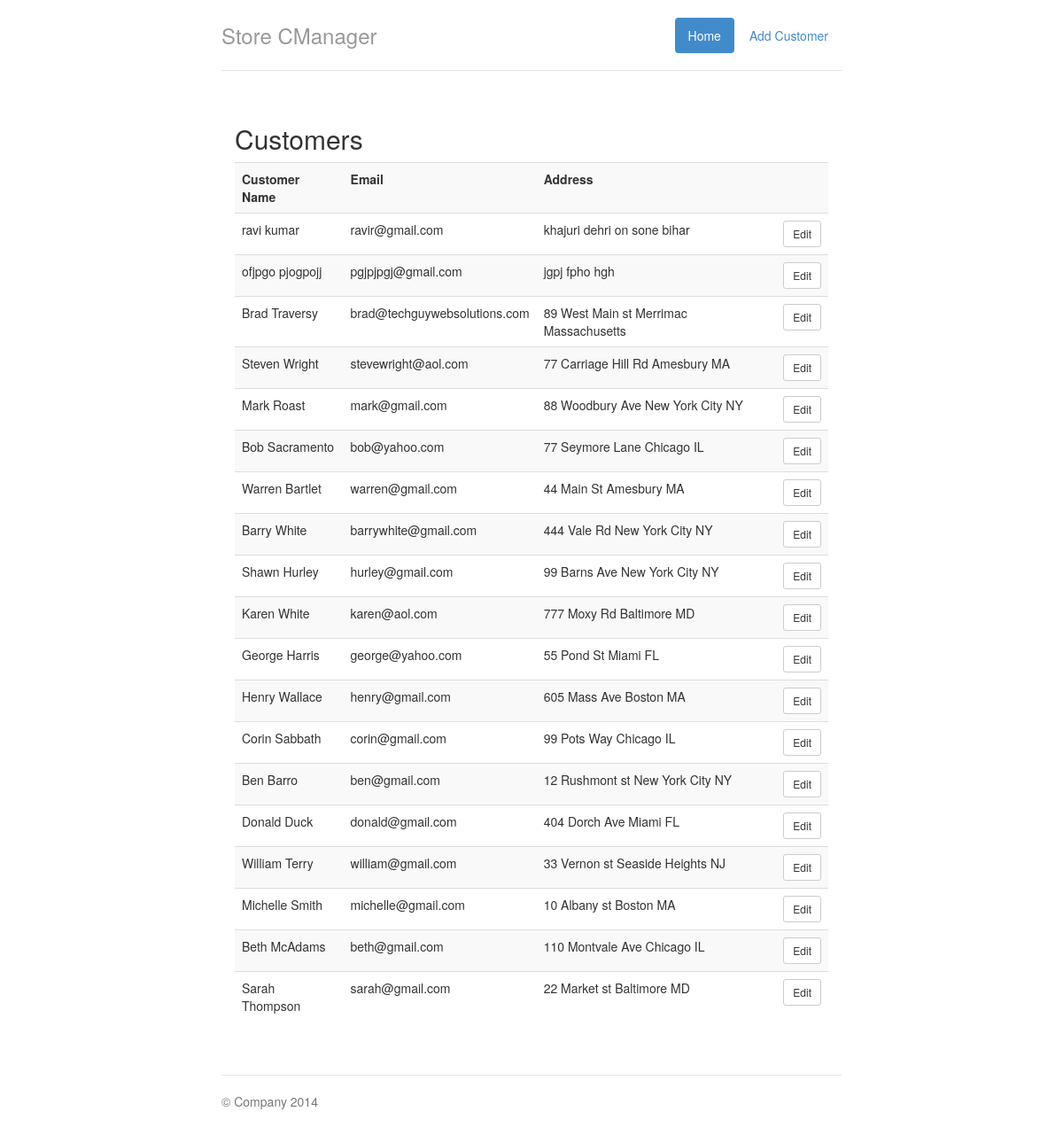
The page / on the database its author committed.
### tables this page shows
CREATE TABLE `customer_addresses` (
  `id` int(11) NOT NULL,
  `customer` int(11) NOT NULL,
  `address` varchar(200) NOT NULL,
  `address2` varchar(200) NOT NULL,
  `city` varchar(100) NOT NULL,
  `state` varchar(100) NOT NULL,
  `zipcode` varchar(100) NOT NULL
);

CREATE TABLE `customers` (
  `id` int(11) NOT NULL,
  `first_name` varchar(100) NOT NULL,
  `last_name` varchar(100) NOT NULL,
  `email` varchar(150) NOT NULL,
  `password` varchar(100) NOT NULL,
  `avatar` varchar(150) NOT NULL,
  `join_date` timestamp NOT NULL DEFAULT current_timestamp()
);

### index.php (the view, shortened to what this page needs)
<?php include('includes/database.php'); ?>
<?php
	$query ="SELECT
			 customers.id,
			 customers.first_name,
			 customers.last_name,
			 customers.email,
			 customer_addresses.address,
			 customer_addresses.city,
			 customer_addresses.state,
			 customer_addresses.zipcode
			 FROM customers
			 INNER JOIN customer_addresses
			 ON customer_addresses.customer=customers.id
			 ORDER BY join_date DESC";
	$result = $mysqli->query($query) or die($mysqli->error.__LINE__);
?>
<!DOCTYPE html>
<html lang="en">
  <head>
    <link href="css/bootstrap.min.css" rel="stylesheet">
    <link href="css/jumbotron-narrow.css" rel="stylesheet">
  </head>
  <body>
    <div class="container">
      <div class="header">
        <ul class="nav nav-pills pull-right">
          <li class="active"><a href="index.php">Home</a></li>
          <li><a href="add_customer.php">Add Customer</a></li>
        </ul>
        <h3 class="text-muted">Store CManager</h3>
      </div>
      <div class="row marketing">
        <div class="col-lg-12">
         <h2>Customers</h2>
		 <table class="table table-striped">
			<tr>
				<th>Customer Name</th>
				<th>Email</th>
				<th>Address</th>
				<th></th>
			</tr>
			<?php
				if($result->num_rows > 0) {
				while($row = $result->fetch_assoc()){
					$output ='<tr>';
					$output .='<td>'.$row['first_name'].' '.$row['last_name'].'</td>';
					$output .='<td>'.$row['email'].'</td>';
					$output .='<td>'.$row['address'].' '.$row['city'].' '.$row['state'].'</td>';
					$output .='<td><a href="edit_customer.php?id='.$row['id'].'" class="btn btn-default btn-sm">Edit</a></td>';
					$output .='</tr>';
					echo $output;
				}
			} else {
				echo "Sorry, no customers were found";
			}
			?>
		</table>
        </div>
      </div>
      <div class="footer">
        <p>&copy; Company 2014</p>
      </div>
    </div>
  </body>
</html>

### css/jumbotron-narrow.css (style rules this page uses)
body { padding-top: 20px; padding-bottom: 20px; }
.header, .marketing, .footer { padding-right: 15px; padding-left: 15px; }
.header { border-bottom: 1px solid #e5e5e5; }
.header h3 { padding-bottom: 19px; margin-top: 0; margin-bottom: 0; line-height: 40px; }
.footer { padding-top: 19px; color: #777; border-top: 1px solid #e5e5e5; }
@media (min-width: 768px) { .container { max-width: 730px; } }
.marketing { margin: 40px 0; }
@media screen and (min-width: 768px) { .header, .marketing, .footer { padding-right: 0; padding-left: 0; } }
@media screen and (min-width: 768px) { .header { margin-bottom: 30px; } }

### rows shown on the page
customer_addresses: customer.first_name "ravi", customer.last_name "kumar", customer.email "ravir@gmail.com", address "khajuri", city "dehri on sone", state "bihar"
customer_addresses: customer.first_name "ofjpgo", customer.last_name "pjogpojj", customer.email "pgjpjpgj@gmail.com", address "jgpj", city "fpho", state "hgh"
customer_addresses: customer.first_name "Brad", customer.last_name "Traversy", customer.email "brad@techguywebsolutions.com", address "89 West Main st", city "Merrimac", state "Massachusetts"
customer_addresses: customer.first_name "Steven", customer.last_name "Wright", customer.email "stevewright@aol.com", address "77 Carriage Hill Rd", city "Amesbury", state "MA"
customer_addresses: customer.first_name "Mark", customer.last_name "Roast", customer.email "mark@gmail.com", address "88 Woodbury Ave", city "New York City", state "NY"
customer_addresses: customer.first_name "Bob", customer.last_name "Sacramento", customer.email "bob@yahoo.com", address "77 Seymore Lane", city "Chicago", state "IL"
customer_addresses: customer.first_name "Warren", customer.last_name "Bartlet", customer.email "warren@gmail.com", address "44 Main St", city "Amesbury", state "MA"
customer_addresses: customer.first_name "Barry", customer.last_name "White", customer.email "barrywhite@gmail.com", address "444 Vale Rd", city "New York City", state "NY"
customer_addresses: customer.first_name "Shawn", customer.last_name "Hurley", customer.email "hurley@gmail.com", address "99 Barns Ave", city "New York City", state "NY"
customer_addresses: customer.first_name "Karen", customer.last_name "White", customer.email "karen@aol.com", address "777 Moxy Rd", city "Baltimore", state "MD"
customer_addresses: customer.first_name "George", customer.last_name "Harris", customer.email "george@yahoo.com", address "55 Pond St", city "Miami", state "FL"
customer_addresses: customer.first_name "Henry", customer.last_name "Wallace", customer.email "henry@gmail.com", address "605 Mass Ave", city "Boston", state "MA"
customer_addresses: customer.first_name "Corin", customer.last_name "Sabbath", customer.email "corin@gmail.com", address "99 Pots Way", city "Chicago", state "IL"
customer_addresses: customer.first_name "Ben", customer.last_name "Barro", customer.email "ben@gmail.com", address "12 Rushmont st", city "New York City", state "NY"
customer_addresses: customer.first_name "Donald", customer.last_name "Duck", customer.email "donald@gmail.com", address "404 Dorch Ave", city "Miami", state "FL"
customer_addresses: customer.first_name "William", customer.last_name "Terry", customer.email "william@gmail.com", address "33 Vernon st", city "Seaside Heights", state "NJ"
customer_addresses: customer.first_name "Michelle", customer.last_name "Smith", customer.email "michelle@gmail.com", address "10 Albany st", city "Boston", state "MA"
customer_addresses: customer.first_name "Beth", customer.last_name "McAdams", customer.email "beth@gmail.com", address "110 Montvale Ave", city "Chicago", state "IL"
customer_addresses: customer.first_name "Sarah", customer.last_name "Thompson", customer.email "sarah@gmail.com", address "22 Market st", city "Baltimore", state "MD"
